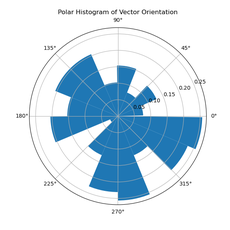
#> input picture images/polar_histogram_example.png, 230 x 230 px, shrunk from 600 x 600 before the run, found by its file name; its folder holds 2 pictures in this run
$ jupyter execute cervical_dataset_creation.ipynb
#> lines starting #> are read from the running program, lines starting #| are printed output that depends on the picture; after the words box and inside, x2 and y2 are one past the last pixel; in counts of white or black regions, pixels touching at a corner belong together
### 2D/utils/DataUtils.py
import numpy as np
import cv2

# [5 lines left out: function __getCircle, not called in this run]

def __getGaussian(radius):
    x = np.linspace(-radius, +radius, radius*2)
    y = np.linspace(-radius, +radius, radius*2)
    xx, yy = np.meshgrid(x, y)

    d = np.sqrt(xx**2+yy**2)
    sigma, mu = radius/2, 0.0
    gauss = np.exp(-( (d-mu)**2 / ( 2.0 * sigma**2 ) ) )
    gauss = ( gauss - np.min(gauss) ) / ( np.max(gauss) - np.min(gauss) ) # scalling between 0 to 1

    return gauss

def centroids2Images(point_list, im_num_row, im_num_col, g_radius, th):

    circle_mat = __getGaussian(g_radius)

    circle_mat = circle_mat/np.max(circle_mat)

    threshold_circle = circle_mat>th

    temp_im = np.zeros((im_num_row+g_radius*2, im_num_col+g_radius*2))

    mask = np.zeros((im_num_row+g_radius*2, im_num_col+g_radius*2))

    count_ = 1
    for one_pnt in point_list:
        pnt_row = int(one_pnt[0])
        pnt_col = int(one_pnt[1])

        current_patch = temp_im[g_radius+pnt_row-g_radius:g_radius+pnt_row+g_radius, g_radius+pnt_col-g_radius:g_radius+pnt_col+g_radius]

        indices = np.where(current_patch>circle_mat)

        temp_im[g_radius+pnt_row-g_radius:g_radius+pnt_row+g_radius, g_radius+pnt_col-g_radius:g_radius+pnt_col+g_radius] = np.maximum(current_patch, circle_mat)


        current_patch = mask[g_radius+pnt_row-g_radius:g_radius+pnt_row+g_radius, g_radius+pnt_col-g_radius:g_radius+pnt_col+g_radius]

        aux_circle = (threshold_circle)*count_
        aux_circle[indices] = 0

        mask[g_radius+pnt_row-g_radius:g_radius+pnt_row+g_radius, g_radius+pnt_col-g_radius:g_radius+pnt_col+g_radius] = np.maximum(current_patch, aux_circle)

        count_ +=1

    temp_im = temp_im[g_radius:-g_radius, g_radius:-g_radius]
    mask = mask[g_radius:-g_radius, g_radius:-g_radius]

    temp_im_aux = (temp_im*255.0).astype('uint8')
    temp_im_aux = (temp_im_aux/255.0>th)*1
    #print('point list {}'.format(len(point_list)))
    #print(len(temp_im_aux[temp_im_aux!=0]))
    mask[temp_im_aux==0] = 0

    return temp_im, mask

### 2D/cervical_dataset_creation.ipynb
# Create Cervical Cell Polarity Dataset

[cell 1]
import os
import imageio
import matplotlib.pyplot as plt
import os
import numpy as np
import imageio
from skimage.measure import regionprops, label
from scipy.spatial.distance import cdist
from scipy.optimize import linear_sum_assignment
import matplotlib.pyplot as plt
from utils.DataUtils import *

import matplotlib.pyplot as plt
plt.rcParams["figure.figsize"] = (20,20)

dir_img = '/home/jovyan/discotreino/2DCellPol_Github/cervical/dataset_train/images' #directory with the images
dir_cyto = '/home/jovyan/discotreino/2DCellPol_Github/cervical/dataset_train/cyto' #directory with the cytoplasm instance masks
dir_nuc = '/home/jovyan/discotreino/2DCellPol_Github/cervical/dataset_train/nucleus' #directory with the nuclei instance masks

save_dir_imgs = r'/home/jovyan/discotreino/2DCellPol_Github/cervical/train/images' #directory where the images will be saved
save_dir_outputs = r'/home/jovyan/discotreino/2DCellPol_Github/cervical/train/outputs' #directory where the Gaussian heatmaps and embedding maps will be saved

imgs = [f for f in os.listdir(dir_img) if f.endswith('.png')]

for k in imgs:
    image = imageio.imread(os.path.join(dir_img, k))
#> image is the input picture: shape (230, 230, 4); mean R, G, B, A 209.3, 225.5, 236.7, 255
    cytoplasm = imageio.imread(os.path.join(dir_cyto, k))
    nucleus = imageio.imread(os.path.join(dir_nuc, k))

    if len(np.unique(nucleus))>=2:

        # Ensure the images are labeled
        labeled_cytoplasm = cytoplasm
        labeled_nucleus = nucleus

        # Compute the region properties (including centroids)
        props_cytoplasm = regionprops(labeled_cytoplasm)
#> props_cytoplasm = 249 regions
        props_nucleus = regionprops(labeled_nucleus)
#> props_nucleus = 249 regions

        # Extract the centroids
        cytoplasm_centroids = np.array([prop.centroid for prop in props_cytoplasm])
#> cytoplasm_centroids = 249 rows, first 8: [107, 140, 0], [196, 133.5, 0], [112.8, 119.4, 0], [194.3, 141.3, 0], [136.1, 152.7, 0], [140.9, 131.1, 0], [116.3, 156, 0], [132.5, 139.8, 0]
        nucleus_centroids = np.array([prop.centroid for prop in props_nucleus])
#> nucleus_centroids has the same summary as cytoplasm_centroids

        # Compute the cost matrix (Euclidean distance)
        cost_matrix = cdist(nucleus_centroids, cytoplasm_centroids)
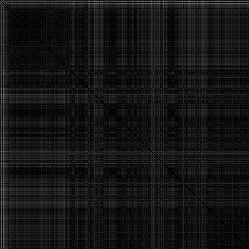
#> cost_matrix: shape (249, 249) float64; min 0, max 128.4, mean 21.2

        # Solve the assignment problem
        row_ind, col_ind = linear_sum_assignment(cost_matrix)
#> row_ind = 249 values from 0 to 248; col_ind = 249 values from 0 to 248

        cnn = []
        cgg = []

        for nuc_idx, cyto_idx in zip(row_ind, col_ind):
            cyto_centroid = cytoplasm_centroids[cyto_idx]
            nuc_centroid = nucleus_centroids[nuc_idx]

            cnn.append(cyto_centroid)
            cgg.append(nuc_centroid)
#> this loop made 249 passes
#> after the loop, cgg = 249 items, first 6: [107, 140, 0], [196, 133.5, 0], [112.8, 119.4, 0], [194.3, 141.3, 0], [136.1, 152.7, 0], [140.9, 131.1, 0]; cnn has the same summary as cgg


        image = image.astype('uint8')
        np.save(os.path.join(save_dir_imgs, k.replace('.png', '.npy')), image)

        _slice = image
        centroids_image = np.zeros((np.shape(_slice)[0], np.shape(_slice)[1], 4))
        centroids_image[:,:,1], centroids_image[:,:,3] = centroids2Images(cnn, np.shape(_slice)[0], np.shape(_slice)[1], g_radius=40, th=0.1)
#> the loop in centroids2Images, `for one_pnt in point_list:` made 249 passes
#> (one_pnt, pnt_row, pnt_col, indices) on passes 1 to 3: ([107, 140, 0], 107, 140, (empty array, empty array)), ([196, 133.5, 0], 196, 133, (empty array, empty array)), ([112.8, 119.4, 0], 112, 119, 2211 positions, rows 0 to 74, columns 42 to 79)
#> pass 2, in centroids2Images, `aux_circle = (threshold_circle)*count_`:
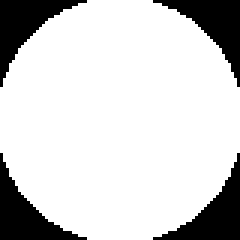
#> aux_circle: shape (80, 80) int64 (shown 3 times larger); values 0 (black) and 2 (white), 81.6% white; 4 black regions, box (x1, y1, x2, y2) and area: (0, 0, 29, 29) 295, (51, 0, 80, 29) 295, (0, 51, 29, 80) 295, (51, 51, 80, 80) 295
#> after the loop in centroids2Images, `for one_pnt in point_list:`:
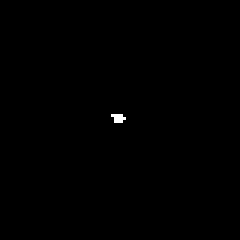
#> aux_circle: shape (80, 80) int64 (shown 3 times larger); values 0 (black) and 249 (white), 0.17% white in thin lines or dots, all inside (x1, y1, x2, y2) = (37, 38, 42, 41)
#> after the loop in centroids2Images, `for one_pnt in point_list:`:
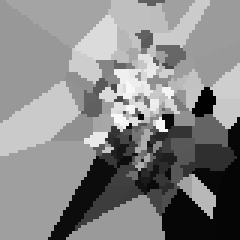
#> current_patch: shape (80, 80) float64 (shown 3 times larger); min 1, max 249, mean 135.2
#> after the loop in centroids2Images, `for one_pnt in point_list:`:
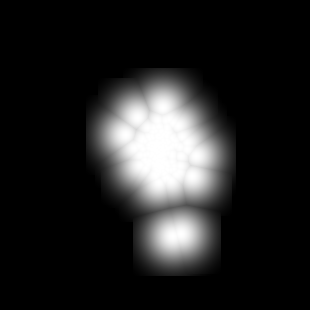
#> temp_im: shape (310, 310) float64; min 0, max 1, mean 0.131
#> after the loop in centroids2Images, `for one_pnt in point_list:`: count_ = 250
#> in centroids2Images, `temp_im_aux = (temp_im_aux/255.0>th)*1`: temp_im_aux: shape (230, 230) int64; values 0 (black) and 1 (white), 40.5% white; 1 white region, box (x1, y1, x2, y2) and area: (46, 28, 196, 230) 21425
#> in centroids2Images, `mask[temp_im_aux==0] = 0`: mask: shape (230, 230) float64; min 0, max 249, mean 35.8
        centroids_image[:,:,0], centroids_image[:,:,2] = centroids2Images(cgg, np.shape(_slice)[0], np.shape(_slice)[1], g_radius=11, th=0.1)
#> call 2 of centroids2Images, with im_num_row = 230, im_num_col = 230, g_radius = 11, th = 0.1
#> the loop in centroids2Images (call 2), `for one_pnt in point_list:` made 249 passes
#> (one_pnt, pnt_row, pnt_col, indices) on passes 1 to 3: ([107, 140, 0], 107, 140, (empty array, empty array)), ([196, 133.5, 0], 196, 133, (empty array, empty array)), ([112.8, 119.4, 0], 112, 119, ([0, 1, 2, 3, 4, 5, 6, 7], [21, 21, 21, 21, 21, 21, 21, 21]))
#> after the loop in centroids2Images (call 2), `for one_pnt in point_list:`: aux_circle: shape (22, 22) int64; values 0 (black) and 249 (white), 2.1% white in thin lines or dots, all inside (x1, y1, x2, y2) = (8, 9, 12, 12)
#> after the loop in centroids2Images (call 2), `for one_pnt in point_list:`:
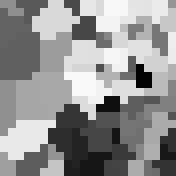
#> current_patch: shape (22, 22) float64 (shown 8 times larger); min 3, max 249, mean 146.6
#> after the loop in centroids2Images (call 2), `for one_pnt in point_list:`:
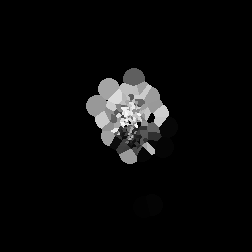
#> mask: shape (252, 252) float64; min 0, max 249, mean 10.9
#> after the loop in centroids2Images (call 2), `for one_pnt in point_list:`:
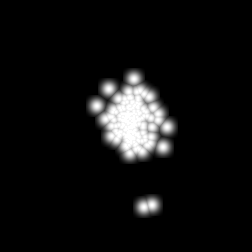
#> temp_im: shape (252, 252) float64; min 0, max 1, mean 0.0626
#> in centroids2Images (call 2), `temp_im_aux = (temp_im_aux/255.0>th)*1`: temp_im_aux: shape (230, 230) int64; values 0 (black) and 1 (white), 11.7% white; 2 white regions, box (x1, y1, x2, y2) and area: (75, 57, 167, 153) 5628, (122, 183, 152, 207) 552
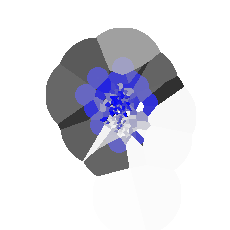
#> centroids_image: shape (230, 230, 4) float64; mean R, G, B, A 0.1, 0.2, 13.1, 35.8; transparent parts drawn white
        centroids_image[:,:,1] = 255*centroids_image[:,:,1]
        centroids_image[:,:,0] = 255*centroids_image[:,:,0]
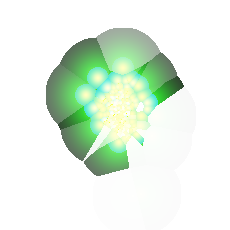
#> centroids_image: shape (230, 230, 4) float64; mean R, G, B, A 19.2, 60.5, 13.1, 35.8; transparent parts drawn white
        _mask_slice = centroids_image

        centroids_image = centroids_image.astype('uint8')
        np.save(os.path.join(save_dir_outputs, k.replace('.png', '.npy')), centroids_image)

[cell 2]
import matplotlib.pyplot as plt
imgs = [f for f in os.listdir(save_dir_imgs) if f.endswith('.npy')]
for k in imgs:
    image = np.load(os.path.join(save_dir_imgs, k))
    gt = np.load(os.path.join(save_dir_outputs, k))

    plt.rcParams["figure.figsize"] = (20,3)
    f, (ax1, ax2, ax3, ax4, ax5) = plt.subplots(1,5)
    ax1.imshow(image)
    ax2.imshow(gt[:,:,0])
    ax3.imshow(gt[:,:,1])
    ax4.imshow(gt[:,:,2])
    ax5.imshow(gt[:,:,3])
